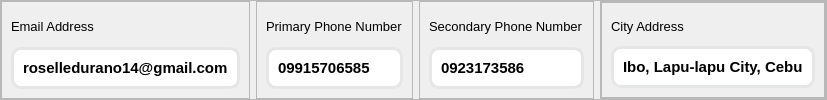
                               <widget class="QFrame" name="frame_60">
                                <property name="frameShape">
                                 <enum>QFrame::StyledPanel</enum>
                                </property>
                                <property name="frameShadow">
                                 <enum>QFrame::Raised</enum>
                                </property>
                                <layout class="QHBoxLayout" name="horizontalLayout_13">
                                 <property name="leftMargin">
                                  <number>0</number>
                                 </property>
                                 <property name="topMargin">
                                  <number>0</number>
                                 </property>
                                 <property name="rightMargin">
                                  <number>0</number>
                                 </property>
                                 <property name="bottomMargin">
                                  <number>0</number>
                                 </property>
                                 <item>
                                  <widget class="QFrame" name="frame_88">
                                   <property name="minimumSize">
                                    <size>
                                     <width>0</width>
                                     <height>0</height>
                                    </size>
                                   </property>
                                   <property name="frameShape">
                                    <enum>QFrame::StyledPanel</enum>
                                   </property>
                                   <property name="frameShadow">
                                    <enum>QFrame::Raised</enum>
                                   </property>
                                   <layout class="QGridLayout" name="gridLayout_73">
                                    <item row="0" column="0">
                                     <widget class="QLabel" name="label_27">
                                      <property name="font">
                                       <font>
                                        <family>Arial</family>
                                        <pointsize>10</pointsize>
                                       </font>
                                      </property>
                                      <property name="text">
                                       <string>Email Address</string>
                                      </property>
                                     </widget>
                                    </item>
                                    <item row="1" column="0">
                                     <widget class="QFrame" name="email">
                                      <property name="minimumSize">
                                       <size>
                                        <width>0</width>
                                        <height>40</height>
                                       </size>
                                      </property>
                                      <property name="styleSheet">
                                       <string notr="true">#email{
background-color: rgb(255, 255, 255);
border-radius: 10px;
border: 3px solid rgb(229, 230, 230);
}
</string>
                                      </property>
                                      <property name="frameShape">
                                       <enum>QFrame::StyledPanel</enum>
                                      </property>
                                      <property name="frameShadow">
                                       <enum>QFrame::Raised</enum>
                                      </property>
                                      <layout class="QGridLayout" name="gridLayout_83">
                                       <item row="0" column="0">
                                        <widget class="QLabel" name="email_address">
                                         <property name="font">
                                          <font>
                                           <family>Arial</family>
                                           <pointsize>11</pointsize>
                                           <weight>75</weight>
                                           <bold>true</bold>
                                          </font>
                                         </property>
                                         <property name="styleSheet">
                                          <string notr="true">*{
background-color: rgb(255, 255, 255);
}</string>
                                         </property>
                                         <property name="text">
                                          <string>roselledurano14@gmail.com</string>
                                         </property>
                                        </widget>
                                       </item>
                                      </layout>
                                     </widget>
                                    </item>
                                   </layout>
                                  </widget>
                                 </item>
                                 <item>
                                  <widget class="QFrame" name="frame_91">
                                   <property name="frameShape">
                                    <enum>QFrame::StyledPanel</enum>
                                   </property>
                                   <property name="frameShadow">
                                    <enum>QFrame::Raised</enum>
                                   </property>
                                   <layout class="QGridLayout" name="gridLayout_74">
                                    <item row="0" column="0">
                                     <widget class="QLabel" name="label_28">
                                      <property name="font">
                                       <font>
                                        <family>Arial</family>
                                        <pointsize>10</pointsize>
                                       </font>
                                      </property>
                                      <property name="text">
                                       <string>Primary Phone Number</string>
                                      </property>
                                     </widget>
                                    </item>
                                    <item row="1" column="0">
                                     <widget class="QFrame" name="primary">
                                      <property name="minimumSize">
                                       <size>
                                        <width>0</width>
                                        <height>40</height>
                                       </size>
                                      </property>
                                      <property name="styleSheet">
                                       <string notr="true">#primary{
background-color: rgb(255, 255, 255);
border-radius: 10px;
border: 3px solid rgb(229, 230, 230);
}
</string>
                                      </property>
                                      <property name="frameShape">
                                       <enum>QFrame::StyledPanel</enum>
                                      </property>
                                      <property name="frameShadow">
                                       <enum>QFrame::Raised</enum>
                                      </property>
                                      <layout class="QGridLayout" name="gridLayout_84">
                                       <item row="0" column="0">
                                        <widget class="QLabel" name="primary_phone_number">
                                         <property name="font">
                                          <font>
                                           <family>Arial</family>
                                           <pointsize>11</pointsize>
                                           <weight>75</weight>
                                           <bold>true</bold>
                                          </font>
                                         </property>
                                         <property name="styleSheet">
                                          <string notr="true">*{
background-color: rgb(255, 255, 255);
}</string>
                                         </property>
                                         <property name="text">
                                          <string>09915706585</string>
                                         </property>
                                        </widget>
                                       </item>
                                      </layout>
                                     </widget>
                                    </item>
                                   </layout>
                                  </widget>
                                 </item>
                                 <item>
                                  <widget class="QFrame" name="frame_65">
                                   <property name="frameShape">
                                    <enum>QFrame::StyledPanel</enum>
                                   </property>
                                   <property name="frameShadow">
                                    <enum>QFrame::Raised</enum>
                                   </property>
                                   <layout class="QGridLayout" name="gridLayout_86">
                                    <item row="0" column="0">
                                     <widget class="QLabel" name="label_33">
                                      <property name="font">
                                       <font>
                                        <family>Arial</family>
                                        <pointsize>10</pointsize>
                                       </font>
                                      </property>
                                      <property name="text">
                                       <string>Secondary Phone Number</string>
                                      </property>
                                     </widget>
                                    </item>
                                    <item row="1" column="0">
                                     <widget class="QFrame" name="secondary">
                                      <property name="minimumSize">
                                       <size>
                                        <width>0</width>
                                        <height>40</height>
                                       </size>
                                      </property>
                                      <property name="styleSheet">
                                       <string notr="true">#secondary{
background-color: rgb(255, 255, 255);
border-radius: 10px;
border: 3px solid rgb(229, 230, 230);
}
</string>
                                      </property>
                                      <property name="frameShape">
                                       <enum>QFrame::StyledPanel</enum>
                                      </property>
                                      <property name="frameShadow">
                                       <enum>QFrame::Raised</enum>
                                      </property>
                                      <layout class="QGridLayout" name="gridLayout_85">
                                       <item row="0" column="0">
                                        <widget class="QLabel" name="secondary_phone_number">
                                         <property name="font">
                                          <font>
                                           <family>Arial</family>
                                           <pointsize>11</pointsize>
                                           <weight>75</weight>
                                           <bold>true</bold>
                                          </font>
                                         </property>
                                         <property name="styleSheet">
                                          <string notr="true">*{
background-color: rgb(255, 255, 255);
}</string>
                                         </property>
                                         <property name="text">
                                          <string>0923173586</string>
                                         </property>
                                        </widget>
                                       </item>
                                      </layout>
                                     </widget>
                                    </item>
                                   </layout>
                                  </widget>
                                 </item>
                                 <item>
                                  <widget class="QFrame" name="frame_94">
                                   <property name="frameShape">
                                    <enum>QFrame::StyledPanel</enum>
                                   </property>
                                   <property name="frameShadow">
                                    <enum>QFrame::Raised</enum>
                                   </property>
                                   <layout class="QVBoxLayout" name="verticalLayout_54">
                                    <property name="spacing">
                                     <number>1</number>
                                    </property>
                                    <property name="leftMargin">
                                     <number>0</number>
                                    </property>
                                    <property name="topMargin">
                                     <number>0</number>
                                    </property>
                                    <property name="rightMargin">
                                     <number>0</number>
                                    </property>
                                    <property name="bottomMargin">
                                     <number>0</number>
                                    </property>
                                    <item>
                                     <widget class="QFrame" name="frame_95">
                                      <property name="minimumSize">
                                       <size>
                                        <width>0</width>
                                        <height>0</height>
                                       </size>
                                      </property>
                                      <property name="frameShape">
                                       <enum>QFrame::StyledPanel</enum>
                                      </property>
                                      <property name="frameShadow">
                                       <enum>QFrame::Raised</enum>
                                      </property>
                                      <layout class="QGridLayout" name="gridLayout_75">
                                       <item row="0" column="0">
                                        <widget class="QLabel" name="label_34">
                                         <property name="font">
                                          <font>
                                           <family>Arial</family>
                                           <pointsize>10</pointsize>
                                          </font>
                                         </property>
                                         <property name="text">
                                          <string>City Address</string>
                                         </property>
                                        </widget>
                                       </item>
                                       <item row="1" column="0">
                                        <widget class="QFrame" name="address">
                                         <property name="minimumSize">
                                          <size>
                                           <width>0</width>
                                           <height>40</height>
                                          </size>
                                         </property>
                                         <property name="styleSheet">
                                          <string notr="true">#address{
background-color: rgb(255, 255, 255);
border-radius: 10px;
border: 3px solid rgb(229, 230, 230);
}
</string>
                                         </property>
                                         <property name="frameShape">
                                          <enum>QFrame::StyledPanel</enum>
                                         </property>
                                         <property name="frameShadow">
                                          <enum>QFrame::Raised</enum>
                                         </property>
                                         <layout class="QGridLayout" name="gridLayout_87">
                                          <item row="0" column="0">
                                           <widget class="QLabel" name="city_address">
                                            <property name="font">
                                             <font>
                                              <family>Arial</family>
                                              <pointsize>11</pointsize>
                                              <weight>75</weight>
                                              <bold>true</bold>
                                             </font>
                                            </property>
                                            <property name="styleSheet">
                                             <string notr="true">*{
background-color: rgb(255, 255, 255);
}</string>
                                            </property>
                                            <property name="text">
                                             <string>Ibo, Lapu-lapu City, Cebu</string>
                                            </property>
                                           </widget>
                                          </item>
                                         </layout>
                                        </widget>
                                       </item>
                                      </layout>
                                     </widget>
                                    </item>
                                   </layout>
                                  </widget>
                                 </item>
                                </layout>
                               </widget>
